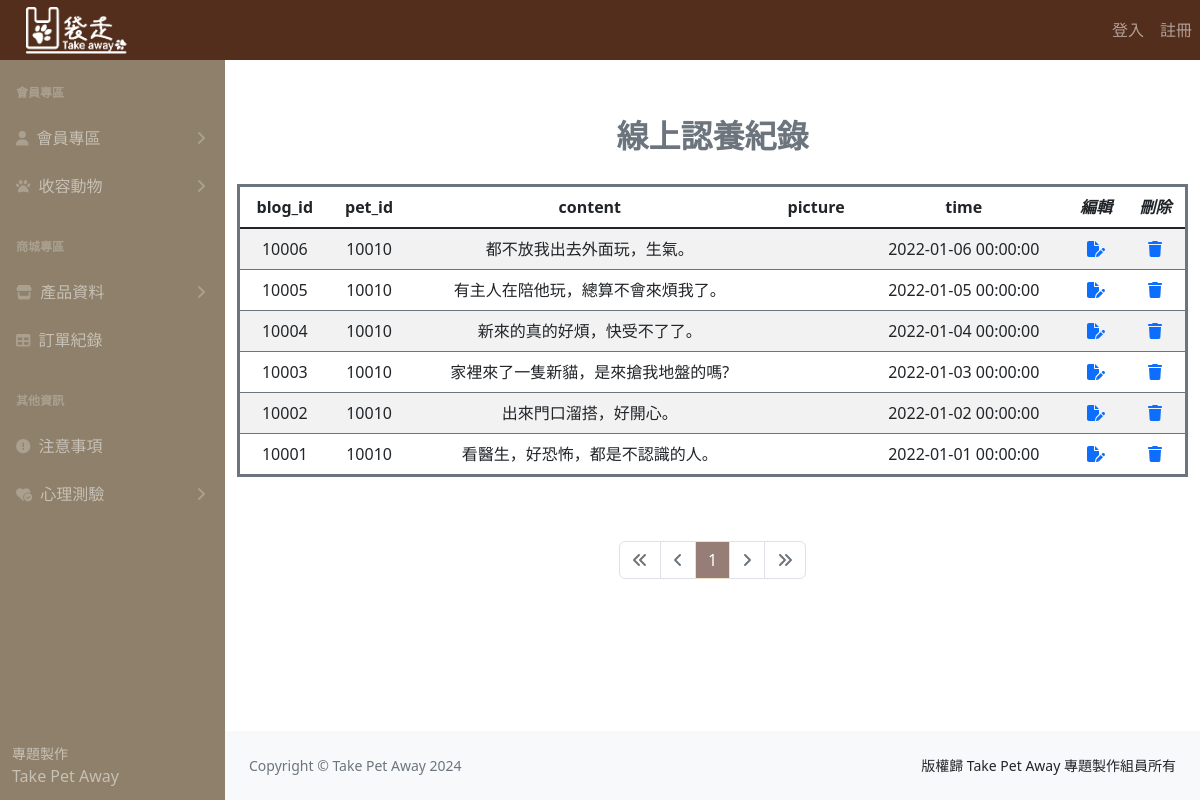
Screenshot of /blog.php with the database file from the repository.
### tables this page shows
CREATE TABLE `blog` (
  `blog_id` int(11) NOT NULL,
  `pet_id` int(11) NOT NULL,
  `content` varchar(100) NOT NULL,
  `pic1` varchar(100) DEFAULT NULL,
  `pic2` varchar(100) DEFAULT NULL,
  `pic3` varchar(100) DEFAULT NULL,
  `pic4` varchar(100) DEFAULT NULL,
  `pic5` varchar(100) DEFAULT NULL,
  `time` datetime NOT NULL
);

### blog.php (the view, shortened to what this page needs)
<?php
require __DIR__ . '/parts/pdo-connect.php';
$page = isset($_GET['page']) ? intval($_GET['page']) : 1;
$perPage = 10;
$total_sql = "SELECT COUNT(1) FROM blog";
$total_stmt = $pdo->query($total_sql);
$totalRows = $total_stmt->fetch(PDO::FETCH_NUM)[0];
$totalPages = ceil($totalRows / $perPage);
$rows = [];
if ($totalRows > 0) {
  $sql = sprintf("SELECT * FROM blog ORDER BY blog_id DESC LIMIT %s, %s", ($page - 1) * $perPage, $perPage);
  $rows = $pdo->query($sql)->fetchAll();
}
?>
<?php include __DIR__ . '/parts/1_head.php' ?>
<?php include __DIR__ . '/parts/2_nav.php' ?>
<?php include __DIR__ . '/parts/3_side_nav.php' ?>
<div class="container">
  <div class="row">
    <h3 class="text-center mt-5 fw-bold lh-lg text-secondary fs-2">線上認養紀錄</h3>
    <div class="col">
      <table class="table table-striped table-hover mt-2 border border-3 border-secondary">
        <thead>
          <tr class="text-center">
            <th>blog_id</th>
            <th>pet_id</th>
            <th>content</th>
            <th>picture</th>
            <th>time</th>
            <th><i>編輯</i></th>
            <th><i>刪除</i></th>
          </tr>
        </thead>
        <tbody class="table-group-divider">
          <?php foreach ($rows as $r) : ?>
            <tr class="text-center">
              <td><?= $r['blog_id'] ?></td>
              <td><?= $r['pet_id'] ?></td>
              <td><?= $r['content'] ?></td>
              <td>
                <div><img style="width: 50px;" src="uploads/<?= $r['pic'] ?>" alt=""> </div>
              </td>
              <td><?= $r['time'] ?></td>
              <td>
                <a href="blog_edit.php?blog_id=<?= $r['blog_id'] ?>">
                  <i class="fa-solid fa-file-pen"></i>
                </a>
              </td>
              <td>
                <a href="javascript: deleteOne(<?= $r['blog_id'] ?>)">
                  <i class="fa-solid fa-trash"></i>
                </a>
              </td>
            </tr>
          <?php endforeach ?>
        </tbody>
      </table>
    </div>
  </div>
  <div class="row mt-5">
    <div class="col d-flex justify-content-center">
      <nav aria-label="Page navigation example">
        <ul class="pagination">
          <li class="page-item <?= $page == 1 ? 'disabled' : '' ?>">
            <a class="page-link" href="?page=1">
              <i class="fa-solid fa-angles-left"></i>
            </a>
          </li>
          <li class="page-item <?= $page == 1 ? 'disabled' : '' ?>">
            <a class="page-link" href="?page=<?= $page - 1 ?>">
              <i class="fa-solid fa-angle-left"></i>
            </a>
          </li>
          <?php for ($i = $page - 5; $i <= $page + 5; $i++) : ?>
            <?php if ($i >= 1 and $i <= $totalPages) : ?>
              <li class="page-item  <?= $i != $page ?: 'active' ?>">
                <a class="page-link bd-secondary" href="?page=<?= $i ?>"><?= $i ?></a>
              </li>
            <?php endif ?>
          <?php endfor ?>
          <li class="page-item <?= $page == $totalPages ? 'disabled' : '' ?>">
            <a class="page-link" href="?page=<?= $page + 1 ?>">
              <i class="fa-solid fa-angle-right"></i>
            </a>
          </li>
          <li class="page-item <?= $page == $totalPages ? 'disabled' : '' ?>">
            <a class="page-link" href="?page=<?= $totalPages ?>">
              <i class="fa-solid fa-angles-right"></i>
            </a>
          </li>
        </ul>
      </nav>
    </div>
  </div>
</div>
<?php include __DIR__ . '/parts/4_footer.php' ?>
<?php include __DIR__ . '/parts/6_foot.php' ?>

### parts/1_head.php (style rules this page uses)
:root { --bs-dark-rgb: 83, 46, 28; }
.row { --bs-gutter-x: 0rem; }
.pagination, .datatable-pagination ul { --bs-pagination-active-border-color: #EEE0C9; --bs-pagination-active-bg: #967E76; --bs-link-color: #967E76; --bs-link-hover-color: #967E76; --bs-dark-rgb: #967E76; }

### rows the page displays
blog: blog_id "10006", pet "10010", content "都不放我出去外面玩，生氣。", time "2022-01-06 00:00:00"
blog: blog_id "10005", pet "10010", content "有主人在陪他玩，總算不會來煩我了。", time "2022-01-05 00:00:00"
blog: blog_id "10004", pet "10010", content "新來的真的好煩，快受不了了。", time "2022-01-04 00:00:00"
blog: blog_id "10003", pet "10010", content "家裡來了一隻新貓，是來搶我地盤的嗎?", time "2022-01-03 00:00:00"
blog: blog_id "10002", pet "10010", content "出來門口溜搭，好開心。", time "2022-01-02 00:00:00"
blog: blog_id "10001", pet "10010", content "看醫生，好恐怖，都是不認識的人。", time "2022-01-01 00:00:00"
